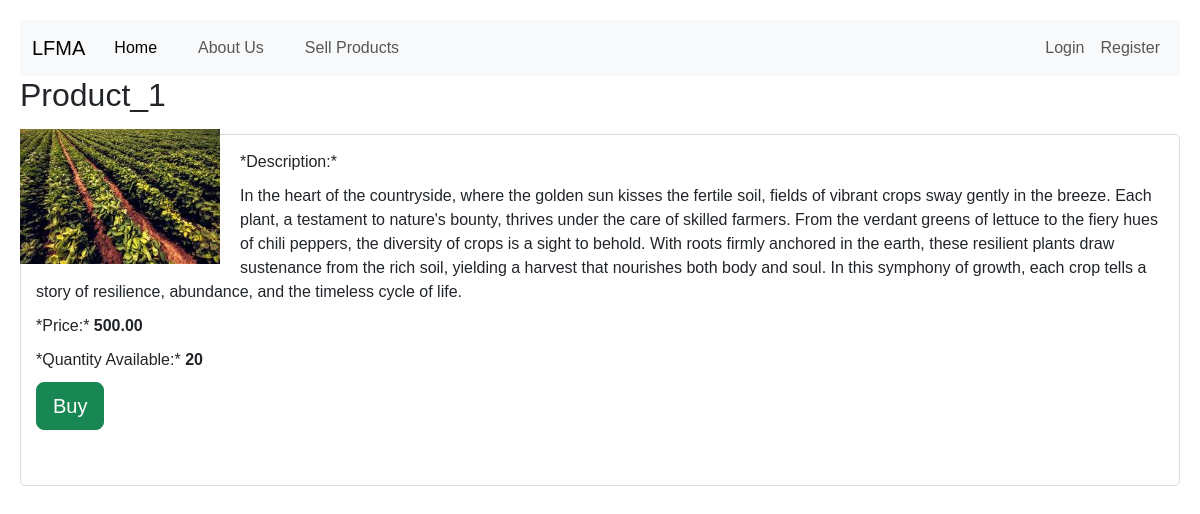
The app's page /product/product_1/ with its own data.
### Home/models.py (models this page shows, shortened)
class Product(models.Model):
    class Categories(models.TextChoices):
        FIELD_CROPS = 'FC', 'Field Crops'
        VEGETABLES_SEEDS = 'VS', 'Vegetable Seeds'
    name = models.CharField(max_length=100)
    description = models.TextField()
    price = models.DecimalField(max_digits=10, decimal_places=2)
    quantity = models.IntegerField(default=0)
    created_at = models.DateTimeField(auto_now_add=True)
    updated_at = models.DateTimeField(auto_now=True)
    image = models.ImageField(default = 'default.jpg',upload_to = 'product_pics')
    category = models.CharField(max_length = 2, choices = Categories.choices, default = None)
    slug = models.SlugField(max_length = 250, unique = True)
    seller = models.ForeignKey(User, on_delete = models.CASCADE)

### Home/views.py (the view)
# urls.py: path('product/<str:slug>/',views.ProductDynamicView, name='productview'),
def ProductDynamicView(request,slug):
    product = get_object_or_404(Product,slug=slug)
    context = {
        'product':product
    }
    return render(request,'ProductView.html',context)

### templates/ProductView.html (shortened to what this page needs)
{% extends 'base.html' %}
{% block content %}
<h1>{{ product.name }}</h1>
    <div class="product-image">
        <img src="{{ product.image.url }}" alt="{{ product.name }} image">
    </div>
    <div class="product-details">
        <p>*Description:*</p>
        <p>{{ product.description }}</p>
        <p>*Price:* <b>{{ product.price }}</b></p>
        <p>*Quantity Available:* <b>{{ product.quantity }}</b></p>
        <a href="buy/" class="service-button">
            <div class="mb-3">
                <button class="btn btn-success btn-lg btn-block">Buy</button>
            </div>
        </a>
    </div>
{% endblock content %}

### templates/base.html (style rules this page uses)
body { font-family: Arial, sans-serif; margin: 0; padding: 0; background-color: #f2f2f2; }

### templates/ProductView.html (style rules this page uses)
body { font-family: Arial, sans-serif; margin: 0; padding: 20px; }
h1 { font-size: 2em; margin-bottom: 15px; }
.product-details { margin-top: 20px; padding: 15px; border: 1px solid #ddd; border-radius: 5px; }
.product-details p { margin-bottom: 10px; }
.product-image { float: left; margin-right: 20px; width: 200px; }
.product-image img { width: 100%; height: auto; }

### records on screen
Product: name "Product_1", image (picture), description "In the heart of the countryside, where the golden sun kisses the fertile soil, fields of vibrant crops sway gently in the breeze. Each plant, a testament to nature's bounty, thrives under the care of skilled farmers. From the verdant greens of lettuce to the fiery hues of chili peppers, the diversity of crops is a sight to behold. With roots firmly anchored in the earth, these resilient plants draw sustenance from the rich soil, yielding a harvest that nourishes both body and soul. In this symphony of growth, each crop tells a story of resilience, abundance, and the timeless cycle of life.", price "500.00", quantity "20"
